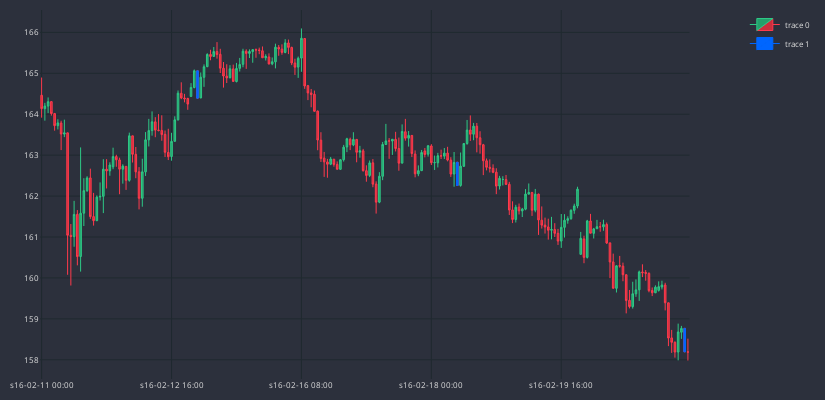

Here is the notebook cell this chart was saved with:
### Code cell
MARKER = '#0066FF'
dfp = df_an.iloc[600:800]
cp = CandlePlot(dfp, candles=True)
df_temp = cp.df_plot[cp.df_plot.MARUBOZU == True]
cp.fig.add_trace(go.Candlestick(
                x = df_temp.sTime,
                open = df_temp.mid_o,
                high = df_temp.mid_h,
                low = df_temp.mid_l,
                close = df_temp.mid_c,
                line = dict(width=1), opacity=1,
                increasing_fillcolor = MARKER,
                decreasing_fillcolor = MARKER,
                increasing_line_color = MARKER,
                decreasing_line_color = MARKER
            ))
cp.fig.update_yaxes(
            gridcolor = "#1f292f"
)
cp.fig.update_xaxes(
    gridcolor = "#1f292f",
    rangeslider = dict(visible = False),
    nticks = 5
)
cp.fig.update_layout(
    width = 825,
    height = 400,
    margin = dict(l=10, r=10, b=10, t=10),
    paper_bgcolor="#2c303c",
    plot_bgcolor="#2c303c",
    font = dict(size=8, color = "#e1e1e1")
)

### Figure 1 — Plotly figure (JSON) as saved in the notebook; plotly's stock layout.template omitted (floating-point values rounded to 4 significant figures; data arrays with more than 128 entries replaced by an {"elided": "..."} marker saying what was removed)
{"data": [{"close": {"elided": "200 float values"}, "decreasing": {"fillcolor": "#CC2E3C", "line": {"color": "#FF3A4C"}}, "high": {"elided": "200 float values"}, "increasing": {"fillcolor": "#24A06B", "line": {"color": "#2EC886"}}, "line": {"width": 1}, "low": {"elided": "200 float values"}, "opacity": 1, "open": {"elided": "200 float values"}, "type": "candlestick", "x": {"elided": "200 str values"}}, {"close": [164.4, 162.3, 158.2], "decreasing": {"fillcolor": "#0066FF", "line": {"color": "#0066FF"}}, "high": [165.1, 162.8, 158.8], "increasing": {"fillcolor": "#0066FF", "line": {"color": "#0066FF"}}, "line": {"width": 1}, "low": [164.4, 162.3, 158.2], "opacity": 1, "open": [165.1, 162.8, 158.8], "type": "candlestick", "x": ["s16-02-15 00:00", "s16-02-18 08:00", "s16-02-23 06:00"]}], "layout": {"font": {"color": "#e1e1e1", "size": 8}, "height": 400, "margin": {"b": 10, "l": 10, "r": 10, "t": 10}, "paper_bgcolor": "#2c303c", "plot_bgcolor": "#2c303c", "width": 825, "xaxis": {"anchor": "y", "autorange": true, "domain": [0, 0.94], "gridcolor": "#1f292f", "nticks": 5, "range": [-0.5, 199.5], "rangeslider": {"visible": false, "yaxis": {}}, "type": "category"}, "yaxis": {"anchor": "x", "autorange": true, "domain": [0, 1], "gridcolor": "#1f292f", "range": [157.5, 166.5]}, "yaxis2": {"anchor": "x", "gridcolor": "#1f292f", "overlaying": "y", "side": "right"}}}
